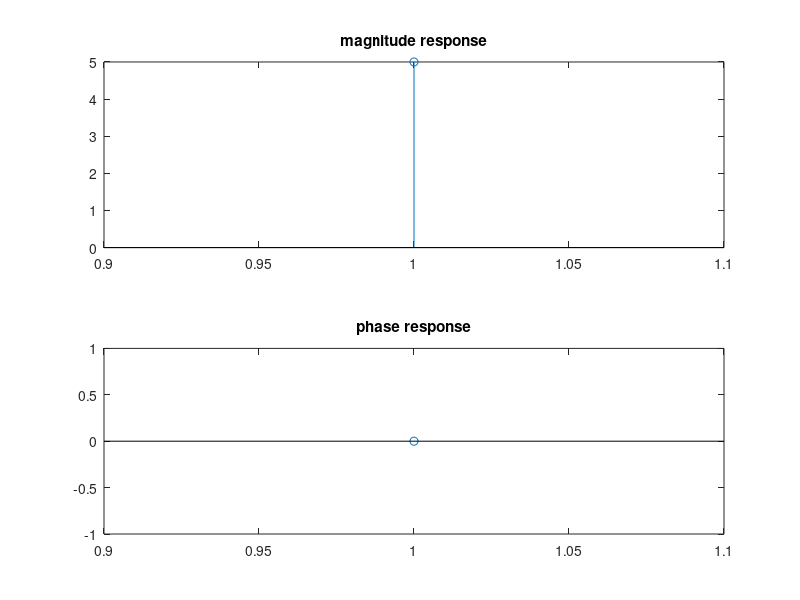

This figure's MATLAB source:
clc;
clear all;
close all;
x=input('Read the input sequence');
N=length(x);
X=zeros(1,N);
for K=1:N
    for n=1:N
        X(K)=X(K)+x(n).*exp(-j*2*pi*(K-1)*(n-1)/(N));
    end
end
disp(X);
subplot(2,1,1);
X1=abs(X);
disp(X1);
stem(X1);
title('magnitude response');
subplot(2,1,2);
X2=angle(X);
disp(X2);
stem(X2);
title('phase response');